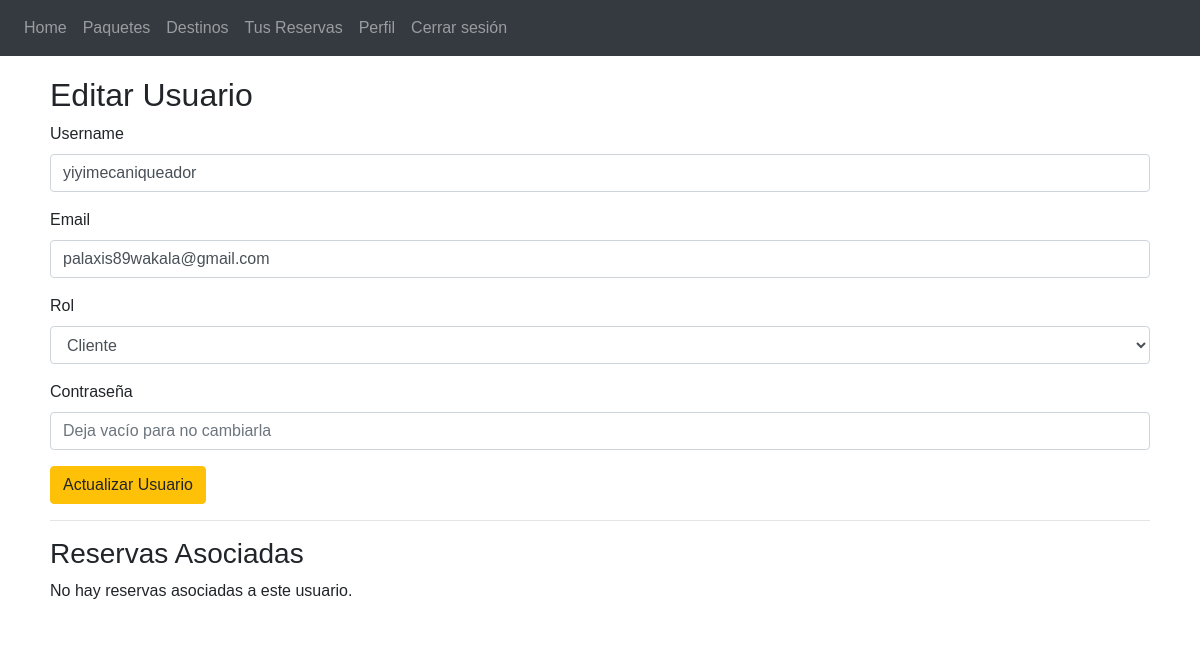
Before: /admin/users/edit/2 (signed in) with the older database file.
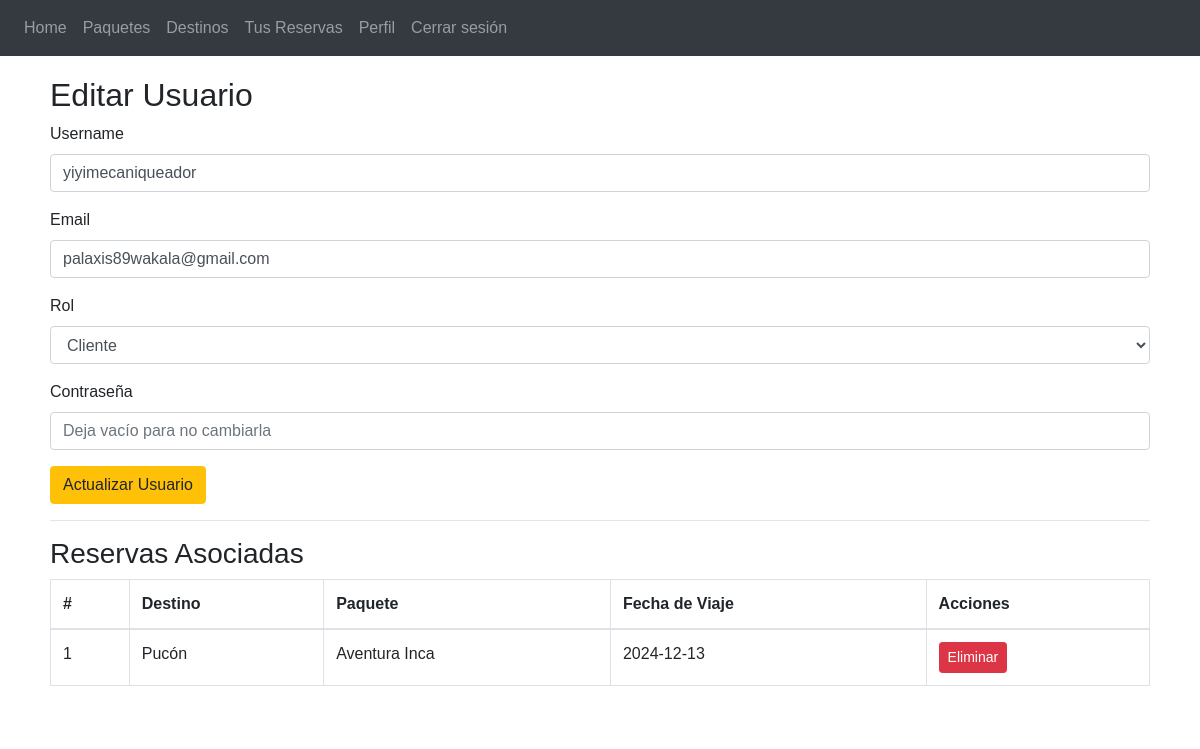
After: the same page with the newer database file.
### app/travel/models.py (models this page shows, shortened)
class Reservation(db.Model):
    __tablename__ = 'reservations'
    id = db.Column(db.Integer, primary_key=True)
    user_id = db.Column(db.Integer, db.ForeignKey('users.id'), nullable=False)
    destination_id = db.Column(db.Integer, db.ForeignKey('destinations.id'), nullable=True)  # Relación con Destination
    package_id = db.Column(db.Integer, db.ForeignKey('packages.id'), nullable=True)  # Relación con Package
    travel_date = db.Column(db.Date, nullable=False)
    created_at = db.Column(db.DateTime, default=datetime.utcnow)
    destination = db.relationship('Destination', backref='reservations_related', lazy=True)
    package = db.relationship('Package', backref='reservations_related', lazy=True)
    user = db.relationship('User', backref='user_reservations', lazy=True)

class Destination(db.Model):
    __tablename__ = 'destinations'
    id = db.Column(db.Integer, primary_key=True)
    name = db.Column(db.String(100), nullable=False)
    description = db.Column(db.Text, nullable=False)
    activities = db.Column(db.String(255), nullable=False)
    cost = db.Column(db.Float, nullable=False)
    reservations = db.relationship('Reservation', backref='destination_related', lazy=True)

class Package(db.Model):
    __tablename__ = 'packages'
    id = db.Column(db.Integer, primary_key=True)
    name = db.Column(db.String(100), nullable=False)
    description = db.Column(db.Text, nullable=False)
    price = db.Column(db.Float, nullable=False)
    available_from = db.Column(db.Date, nullable=False)
    available_to = db.Column(db.Date, nullable=False)
    reservations = db.relationship('Reservation', backref='package_related', lazy=True)
    destinations = db.relationship('Destination', secondary=package_destinations, backref=db.backref('packages', lazy='dynamic'))

### app/admin/routes.py (the view, shortened to what this page needs)
@admin.route('/users/edit/<int:id>', methods=['GET', 'POST'])
@login_required
def edit_user(id):
    user = User.query.get_or_404(id)
    reservations = Reservation.query.filter_by(user_id=id).all()
    return render_template('admin/edit_user.html', user=user, reservations = reservations)  # Formulario para editar usuario

### app/auth/models.py (called while the page is built)
    def is_admin(self):
        return self.role == 'admin'

### app/templates/admin/edit_user.html (shortened to what this page needs)
{% extends "base.html" %}
{% block content %}
  <h2>Editar Usuario</h2>
  <form method="POST">
    <div class="form-group">
      <label for="username">Username</label>
      <input type="text" class="form-control" name="username" value="{{ user.username }}" required>
    </div>
    <div class="form-group">
      <label for="email">Email</label>
      <input type="email" class="form-control" name="email" value="{{ user.email }}" required>
    </div>
    <div class="form-group">
      <label for="role">Rol</label>
      <select name="role" class="form-control">
        <option value="client" {% if user.role == 'client' %}selected{% endif %}>Cliente</option>
      </select>
    </div>
    <div class="form-group">
      <label for="password">Contraseña</label>
      <input type="password" class="form-control" name="password" placeholder="Deja vacío para no cambiarla">
    </div>
    <button type="submit" class="btn btn-warning">Actualizar Usuario</button>
  </form>
  <hr>
  <h3>Reservas Asociadas</h3>
  {% if reservations %}
    <table class="table table-bordered">
      <thead>
        <tr>
          <th>#</th>
          <th>Destino</th>
          <th>Paquete</th>
          <th>Fecha de Viaje</th>
          <th>Acciones</th>
        </tr>
      </thead>
      <tbody>
        {% for reservation in reservations %}
          <tr>
            <td>{{ reservation.id }}</td>
            <td>{{ reservation.destination.name if reservation.destination else 'N/A' }}</td>
            <td>{{ reservation.package.name if reservation.package else 'N/A' }}</td>
            <td>{{ reservation.travel_date }}</td>
            <td>
              <form action="{{ url_for('admin.delete_reservation', id=reservation.id) }}" method="POST" style="display:inline;">
                <button type="submit" class="btn btn-danger btn-sm">Eliminar</button>
              </form>
            </td>
          </tr>
        {% endfor %}
      </tbody>
    </table>
  {% else %}
    <p>No hay reservas asociadas a este usuario.</p>
  {% endif %}
{% endblock %}

Changed rows visible on the page:
added Reservation: id "1", destination "Pucón", package "Aventura Inca", travel_date "2024-12-13"
Other visible differences:
text no longer shown: "No hay reservas asociadas a este usuario."
text now shown: "# Destino Paquete Fecha de Viaje Acciones"
